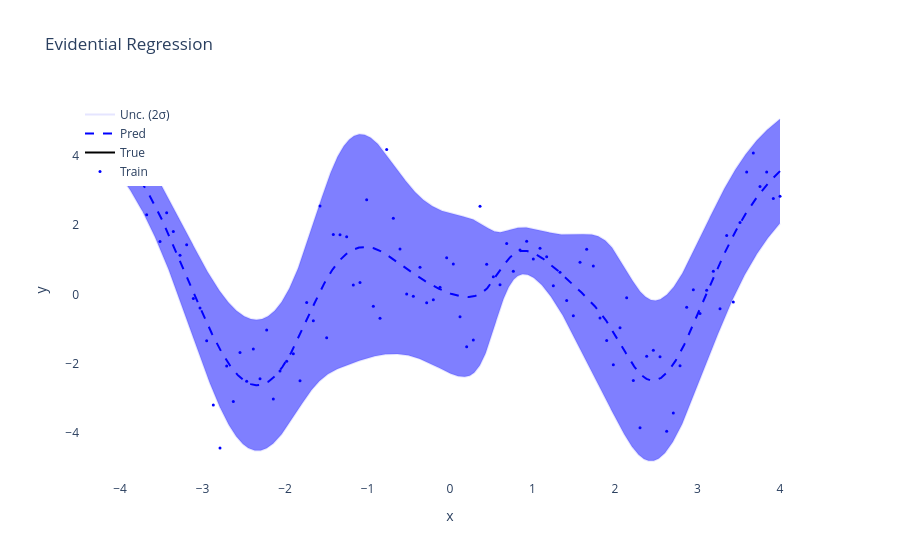

Notebook cell for this chart:
### Code cell
import torch
from torch import nn
import plotly.graph_objects as go
from edl_pytorch import NormalInvGamma, evidential_regression
from edl_pytorch.loss import nig_nll, nig_reg

def generate_data(func, x_min_train, x_max_train, num_train=1000, num_test=1000, sigma_scale=3, test_additional=0.4):
    # Training data
    x_train = torch.linspace(x_min_train, x_max_train, num_train).unsqueeze(-1)
    sigma = torch.normal(torch.zeros_like(x_train), sigma_scale * torch.ones_like(x_train))
    y_train = func(x_train) + sigma

    # Automatically set the test range based on the ratio (test_add)
    test_range = abs(x_max_train - x_min_train) * test_additional
    x_min_test = x_min_train - test_range
    x_max_test = x_max_train + test_range

    # Test data
    x_test = torch.linspace(x_min_test, x_max_test, num_test).unsqueeze(-1)
    y_test = func(x_test)
    
    return x_train, y_train, x_test, y_test

def main():
    torch.manual_seed(0)

    true_func = lambda x: torch.sin(2 * x) * x 

    x_train, y_train, x_test, y_test = generate_data(
        true_func, 
        x_min_train=4, 
        x_max_train=-4,
        num_train=100,
        num_test=1000,
        sigma_scale=1,
        test_additional=0,
    )

    model = nn.Sequential(
        nn.Linear(1, 64),
        nn.Tanh(),
        nn.Linear(64, 64),
        nn.Tanh(),
        nn.Linear(64, 64),
        nn.Tanh(),
        NormalInvGamma(64, 1),
    )

    optimizer = torch.optim.Adam(model.parameters(), lr=5e-4)

    for _ in range(500):
        # Full batch: x_train and y_train used as a whole
        pred = model(x_train)
        loss = evidential_regression(pred, y_train, lamb=1e-2)
        
        optimizer.zero_grad()
        loss.backward()
        optimizer.step()

        print(f'Epoch: {_}, Loss: {loss.item()}')

    with torch.no_grad():
        pred = model(x_test)

    mu, v, alpha, beta = (d.squeeze() for d in pred)
    x_test = x_test.squeeze()
    var = torch.sqrt(beta / (v * (alpha - 1)))

    # plot using plotly
    fig = go.Figure()

    # Add train data points
    fig.add_trace(go.Scatter(x=x_train.squeeze().numpy(), y=y_train.squeeze().numpy(), mode='markers', 
                             marker=dict(size=3, color='blue'), name='Train'))

    # Add true function line
    fig.add_trace(go.Scatter(x=x_test.numpy(), y=y_test.numpy(), mode='lines', 
                             line=dict(color='black', width=2), name='True'))

    # Add predicted mean line
    fig.add_trace(go.Scatter(x=x_test.numpy(), y=mu.numpy(), mode='lines', 
                             line=dict(color='blue', dash='dash'), name='Pred'))

    # Add uncertainty (2 std devs only)
    fig.add_trace(go.Scatter(
        x=x_test.numpy(), 
        y=(mu - 2 * var).numpy(), 
        fill=None, mode='lines', line_color='rgba(0,0,255,0.1)',  # Lighter color
        showlegend=True, name='Unc. (2σ)'
    ))
    fig.add_trace(go.Scatter(
        x=x_test.numpy(), 
        y=(mu + 2 * var).numpy(), 
        fill='tonexty', mode='lines', line_color='rgba(0,0,255,0.1)',
        showlegend=False
    ))

    # Update layout with white background
    fig.update_layout(
        title="Evidential Regression",
        xaxis_title="x",
        yaxis_title="y",
        legend=dict(x=0, y=1),
        plot_bgcolor='white',  # White background
        paper_bgcolor='white'  # White background
    )

    fig.show()


if __name__ == "__main__":
    main()

### Figure 1 — Plotly figure (JSON) as saved in the notebook; plotly's stock layout.template omitted (floating-point values rounded to 4 significant figures; data arrays with more than 128 entries replaced by an {"elided": "..."} marker saying what was removed)
{"data": [{"marker": {"color": "blue", "size": 3}, "mode": "markers", "name": "Train", "type": "scatter", "x": [4, 3.919, 3.838, 3.758, 3.677, 3.596, 3.515, 3.434, 3.354, 3.273, 3.192, 3.111, 3.03, 2.949, 2.869, 2.788, 2.707, 2.626, 2.545, 2.465, 2.384, 2.303, 2.222, 2.141, 2.061, 1.98, 1.899, 1.818, 1.737, 1.657, 1.576, 1.495, 1.414, 1.333, 1.253, 1.172, 1.091, 1.01, 0.9293, 0.8485, 0.7677, 0.6869, 0.6061, 0.5253, 0.4444, 0.3636, 0.2828, 0.202, 0.1212, 0.0404, -0.0404, -0.1212, -0.202, -0.2828, -0.3636, -0.4444, -0.5253, -0.6061, -0.6869, -0.7677, -0.8485, -0.9293, -1.01, -1.091, -1.172, -1.253, -1.333, -1.414, -1.495, -1.576, -1.657, -1.737, -1.818, -1.899, -1.98, -2.061, -2.141, -2.222, -2.303, -2.384, -2.465, -2.545, -2.626, -2.707, -2.788, -2.869, -2.949, -3.03, -3.111, -3.192, -3.273, -3.354, -3.434, -3.515, -3.596, -3.677, -3.758, -3.838, -3.919, -4], "y": [2.832, 2.766, 3.528, 3.11, 4.075, 3.528, 2.073, -0.2173, 1.702, -0.4148, 0.6707, 0.1186, -0.5491, 0.1321, -0.3724, -2.059, -3.42, -3.948, -1.799, -1.613, -1.781, -3.845, -2.484, -0.09386, -0.9607, -2.03, -1.332, -0.6798, 0.8212, 1.304, 0.9307, -0.6178, -0.1777, 0.6413, 0.2518, 1.087, 1.333, 1.022, 1.532, 1.283, 0.6649, 1.466, 0.2778, 0.5083, 0.8679, 2.544, -1.317, -1.507, -0.644, 0.8761, 1.059, 0.2069, -0.1509, -0.2402, 0.7851, -0.0501, 0.009531, 1.312, 2.195, 4.178, -0.6894, -0.3431, 2.73, 0.342, 0.2698, 1.664, 1.721, 1.726, -1.252, 2.552, -0.7559, -0.2326, -2.493, -1.709, -1.925, -2.211, -3.014, -1.028, -2.431, -1.574, -2.5, -1.678, -3.091, -2.067, -4.425, -3.186, -1.334, -0.389, -0.1163, 1.434, 1.131, 1.814, 2.355, 1.523, 3.618, 2.299, 3.75, 3.445, 3.49, 4.19]}, {"line": {"color": "black", "width": 2}, "mode": "lines", "name": "True", "type": "scatter", "x": {"elided": "1000 float values"}, "y": {"elided": "1000x1 float values"}}, {"line": {"color": "blue", "dash": "dash"}, "mode": "lines", "name": "Pred", "type": "scatter", "x": {"elided": "1000 float values"}, "y": {"elided": "1000 float values"}}, {"line": {"color": "rgba(0,0,255,0.1)"}, "mode": "lines", "name": "Unc. (2σ)", "showlegend": true, "type": "scatter", "x": {"elided": "1000 float values"}, "y": {"elided": "1000 float values"}}, {"fill": "tonexty", "line": {"color": "rgba(0,0,255,0.1)"}, "mode": "lines", "showlegend": false, "type": "scatter", "x": {"elided": "1000 float values"}, "y": {"elided": "1000 float values"}}], "layout": {"legend": {"x": 0, "y": 1}, "paper_bgcolor": "white", "plot_bgcolor": "white", "title": {"text": "Evidential Regression"}, "xaxis": {"title": {"text": "x"}}, "yaxis": {"title": {"text": "y"}}}}
